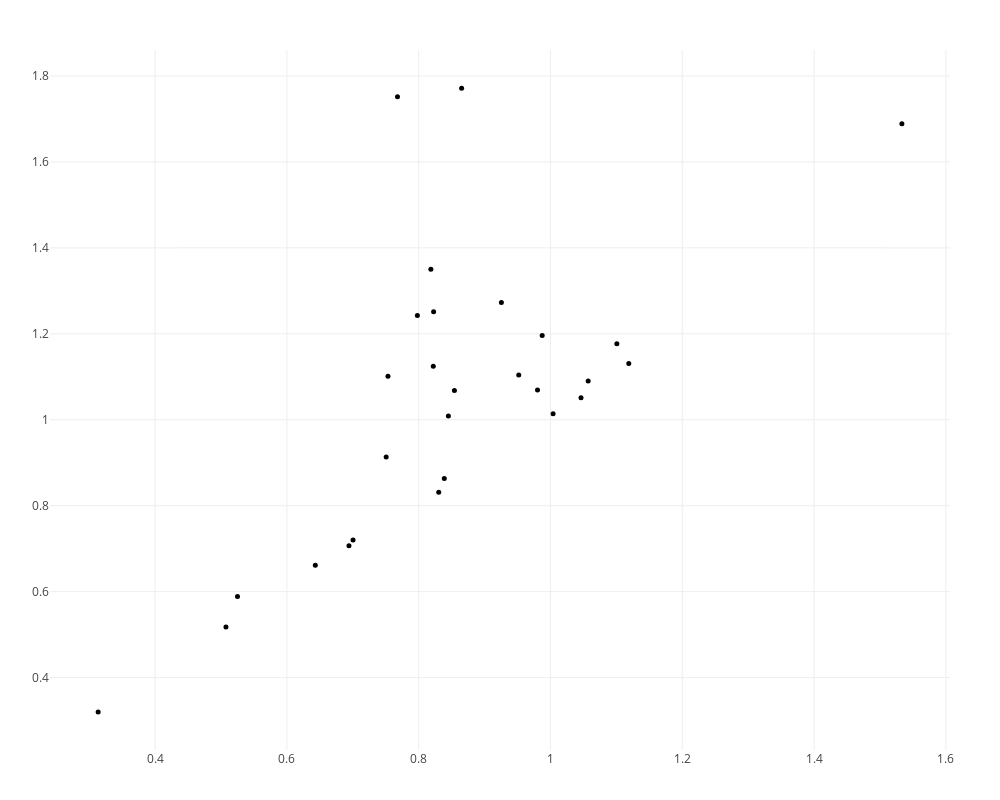

Write notebook code for a chart like this one.
### Code cell
plotpersistencediagram_pjs(th_res,dim=1)

### Figure 1 — Plotly figure (JSON) as saved in the notebook; plotly's stock layout.template omitted (floating-point values rounded to 4 significant figures)
{"data": [{"hoverinfo": "x+y+text", "marker": {"color": "black", "size": 5}, "mode": "markers", "text": ["class/size  1/4", "class/size  2/4", "class/size  3/4", "class/size  4/6", "class/size  5/12", "class/size  6/8", "class/size  7/6", "class/size  8/6", "class/size  9/9", "class/size  10/8", "class/size  11/8", "class/size  12/10", "class/size  13/10", "class/size  14/10", "class/size  15/10", "class/size  16/11", "class/size  17/7", "class/size  18/20", "class/size  19/13", "class/size  20/36", "class/size  21/25", "class/size  22/25", "class/size  23/10", "class/size  24/32", "class/size  25/30", "class/size  26/44", "class/size  27/54", "class/size  28/22"], "textfont": {"family": "Raleway, sans-serif"}, "textposition": "top center", "type": "scatter", "x": [0.3136, 0.5075, 0.7004, 0.8304, 1.004, 1.119, 0.5251, 0.6431, 0.6942, 0.7506, 0.7533, 0.8221, 0.8388, 0.845, 0.8542, 0.9874, 1.046, 1.057, 1.101, 1.533, 0.798, 0.9518, 0.9803, 0.8226, 0.9255, 0.8185, 0.8651, 0.7678], "y": [0.3203, 0.5176, 0.7204, 0.8311, 1.014, 1.131, 0.589, 0.6613, 0.7069, 0.9135, 1.102, 1.125, 0.8635, 1.009, 1.068, 1.196, 1.051, 1.09, 1.177, 1.689, 1.243, 1.104, 1.069, 1.252, 1.273, 1.35, 1.772, 1.752]}, {"hoverinfo": "x+text", "marker": {"color": "red", "size": 6}, "mode": "markers", "text": [], "textfont": {"family": "Raleway, sans-serif"}, "textposition": "top center", "type": "scatter", "x": [], "y": []}], "layout": {"height": 800, "hovermode": "closest", "margin": {"b": 50, "l": 50, "r": 50, "t": 50}, "scene": {"aspectmode": "manual", "aspectratio": {"x": 1, "y": 1.19}}, "showlegend": false, "width": 1000}}
